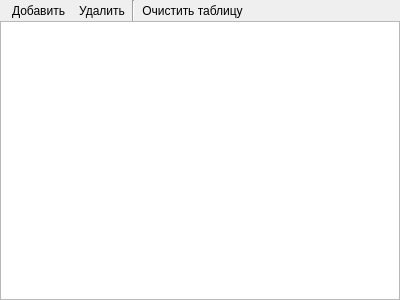
<?xml version="1.0" encoding="UTF-8"?>
<ui version="4.0">
 <class>VariantMapEditor</class>
 <widget class="QWidget" name="VariantMapEditor">
  <property name="geometry">
   <rect>
    <x>0</x>
    <y>0</y>
    <width>400</width>
    <height>300</height>
   </rect>
  </property>
  <property name="windowTitle">
   <string>Form</string>
  </property>
  <layout class="QVBoxLayout" name="verticalLayout">
   <property name="spacing">
    <number>0</number>
   </property>
   <property name="leftMargin">
    <number>0</number>
   </property>
   <property name="topMargin">
    <number>0</number>
   </property>
   <property name="rightMargin">
    <number>0</number>
   </property>
   <property name="bottomMargin">
    <number>0</number>
   </property>
   <item>
    <layout class="QHBoxLayout" name="horizontalLayout">
     <property name="leftMargin">
      <number>5</number>
     </property>
     <property name="rightMargin">
      <number>5</number>
     </property>
     <item>
      <widget class="QToolButton" name="addRowButton">
       <property name="toolTip">
        <string>Добавить новую строку</string>
       </property>
       <property name="statusTip">
        <string>Добавить новую строку</string>
       </property>
       <property name="whatsThis">
        <string>Добавить новую строку</string>
       </property>
       <property name="text">
        <string>Добавить</string>
       </property>
       <property name="iconSize">
        <size>
         <width>32</width>
         <height>32</height>
        </size>
       </property>
       <property name="autoRaise">
        <bool>true</bool>
       </property>
      </widget>
     </item>
     <item>
      <widget class="QToolButton" name="removeRowBtn">
       <property name="toolTip">
        <string>Удалить выбранные строки</string>
       </property>
       <property name="statusTip">
        <string>Удалить выбранные строки</string>
       </property>
       <property name="whatsThis">
        <string>Удалить выбранные строки</string>
       </property>
       <property name="text">
        <string>Удалить</string>
       </property>
       <property name="iconSize">
        <size>
         <width>32</width>
         <height>32</height>
        </size>
       </property>
       <property name="autoRaise">
        <bool>true</bool>
       </property>
      </widget>
     </item>
     <item>
      <widget class="Line" name="line">
       <property name="orientation">
        <enum>Qt::Vertical</enum>
       </property>
      </widget>
     </item>
     <item>
      <widget class="QToolButton" name="clearButton">
       <property name="toolTip">
        <string>Очистить таблицу</string>
       </property>
       <property name="statusTip">
        <string>Очистить таблицу</string>
       </property>
       <property name="whatsThis">
        <string>Очистить таблицу</string>
       </property>
       <property name="text">
        <string>Очистить таблицу</string>
       </property>
       <property name="iconSize">
        <size>
         <width>32</width>
         <height>32</height>
        </size>
       </property>
       <property name="autoRaise">
        <bool>true</bool>
       </property>
      </widget>
     </item>
     <item>
      <spacer name="horizontalSpacer">
       <property name="orientation">
        <enum>Qt::Horizontal</enum>
       </property>
       <property name="sizeHint" stdset="0">
        <size>
         <width>40</width>
         <height>20</height>
        </size>
       </property>
      </spacer>
     </item>
    </layout>
   </item>
   <item>
    <widget class="QTableView" name="tableView">
     <property name="sortingEnabled">
      <bool>true</bool>
     </property>
    </widget>
   </item>
  </layout>
 </widget>
 <resources/>
 <connections/>
</ui>
